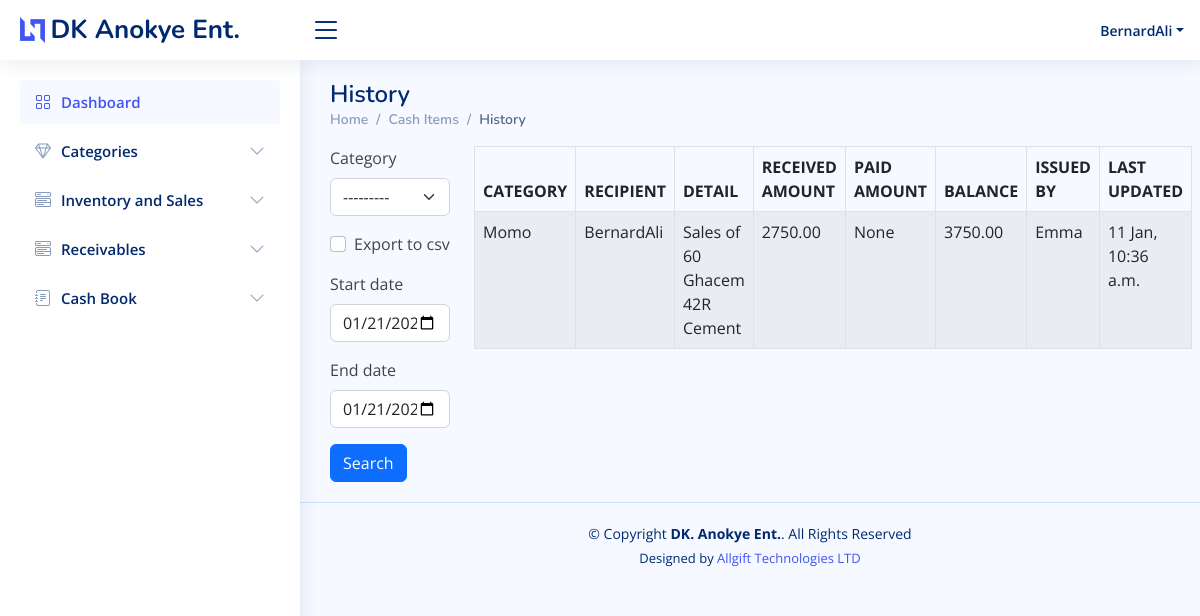
/cash_history/ (signed in), run on the app's committed database.
### core/models.py (models this page shows, shortened)
class CashHistory(models.Model):
    category = models.CharField(max_length=50, blank=True, null=True, choices=CASH_CHOICE)
    recipient = models.CharField(max_length=50, blank=True, null=True)
    detail = models.TextField(max_length=50, blank=True, null=True)
    created_on = models.DateTimeField(auto_now_add=True)
    amount_in = models.DecimalField(max_digits=10, decimal_places=2, blank=True, null=True)
    amount_out = models.DecimalField(max_digits=10, decimal_places=2, blank=True, null=True)
    impriest_level = models.DecimalField(max_digits=10, decimal_places=2, blank=True, null=True)
    balance = models.DecimalField(max_digits=10, decimal_places=2, blank=True, null=True)
    issue_by = models.CharField(max_length=50, blank=True, null=True)
    last_updated = models.DateTimeField(auto_now=True, blank=True, null=True)

### core/views.py (the view, shortened to what this page needs)
# urls.py: path('cash_history/', views.cash_history, name='cash_history'),
@login_required
def cash_history(request):
    header = 'CASH HISTORY'
    queryset = CashHistory.objects.all()
    form = CashHistorySearchForm(request.POST or None)
    context = {
        "header": header,
        "queryset": queryset,
        "form": form,
    }
    return render(request, "cash_history.html", context)

### core/forms.py
class CashHistorySearchForm(forms.ModelForm):
    export_to_CSV = forms.BooleanField(required=False)
    start_date = forms.DateTimeField(widget=forms.widgets.DateInput(attrs={'type': 'date'}),
                                     required=False, initial=timezone.now)
    end_date = forms.DateTimeField(widget=forms.widgets.DateInput(attrs={'type': 'date'}),
                                   required=False, initial=timezone.now)
    class Meta:
        model = Cash
        fields = ['category', 'export_to_CSV', 'start_date', 'end_date']

### templates/cash_history.html
{% extends 'base.html' %}
{% load crispy_forms_tags %}
{% block content %}
     <div class="pagetitle">
      <h1>History</h1>
      <nav>
        <ol class="breadcrumb">
          <li class="breadcrumb-item"><a href="{% url 'home' %}">Home</a></li>
          <li class="breadcrumb-item"><a href="{% url 'list_items' %}">Cash Items</a></li>
          <li class="breadcrumb-item active">History</li>
        </ol>
      </nav>
    </div>
     <section class="section dashboard">
         <div class="row">
        <div class="col-sm-2">
            <form method='POST' action=''>{% csrf_token %}
            {{form|crispy}}
            <input type="submit" value='Search' class="btn btn-primary mybutton"/>
        </form>
        </div>
        <br>
        <div class="col-sm-10">
            <div class="display_table">
        <table class='table table-bordered table-striped datatable table-hover'>
          <thead>
            <tr>
              <th>CATEGORY</th>
              <th>RECIPIENT</th>
              <th>DETAIL</th>
              <th>RECEIVED AMOUNT</th>
              <th>PAID AMOUNT</th>
              <th>BALANCE</th>
              <th>ISSUED BY</th>
              <th>LAST UPDATED</th>
            </tr>
          </thead>
        {% for instance in queryset %}
            <tr>
              <td>{{instance.category}}</td>
              <td>{{instance.recipient}}</td>
              <td>{{instance.detail}}</td>
              <td>{{instance.amount_in}}</td>
              <td>{{instance.amount_out}}</td>
              <td>{{instance.balance}}</td>
              <td>{{instance.issue_by}}</td>
              <td>{{instance.last_updated|date:"d M, h:i a"}}</td>
            </tr>
        {% endfor %}
      </table>
    </div>
        </div>
    </div>
    </section>
{% endblock content %}

### templates/base.html (shortened to what this page needs)
{% load static %}
<!DOCTYPE html>
<html lang="en">
<head>
  <link href="{% static 'assets/vendor/bootstrap/css/bootstrap.min.css' %}" rel="stylesheet">
  <link href="{% static 'assets/vendor/bootstrap-icons/bootstrap-icons.css' %}" rel="stylesheet">
  <link href="{% static 'assets/vendor/boxicons/css/boxicons.min.css' %}" rel="stylesheet">
  <link href="{% static 'assets/vendor/quill/quill.snow.css' %}" rel="stylesheet">
  <link href="{% static 'assets/vendor/quill/quill.bubble.css' %}" rel="stylesheet">
  <link href="{% static 'assets/vendor/remixicon/remixicon.css' %}" rel="stylesheet">
  <link href="{% static 'assets/vendor/simple-datatables/style.css' %}" rel="stylesheet">
  <link href="{% static 'assets/css/style.css' %}" rel="stylesheet">
</head>
<body>
  <header id="header" class="header fixed-top d-flex align-items-center">
    <div class="d-flex align-items-center justify-content-between">
      <a href="{% url 'home' %}" class="logo d-flex align-items-center">
        <img src="{% static 'assets/img/logo.png' %}" alt="">
        <span class="d-none d-lg-block">DK Anokye Ent.</span>
      </a>
      <i class="bi bi-list toggle-sidebar-btn"></i>
    </div>
    <nav class="header-nav ms-auto">
      <ul class="d-flex align-items-center">
        {% if request.user.is_authenticated %}
        <li class="nav-item dropdown pe-3">
          <a class="nav-link nav-profile d-flex align-items-center pe-0" href="#" data-bs-toggle="dropdown">
            <span class="d-none d-md-block dropdown-toggle ps-2">{{ user.username }}</span>
          </a>
        </li>
        {% endif %}
      </ul>
    </nav>
  </header>
  <aside id="sidebar" class="sidebar">
    <ul class="sidebar-nav" id="sidebar-nav">
      <li class="nav-item">
        <a class="nav-link " href="{% url 'home' %}">
          <i class="bi bi-grid"></i>
          <span>Dashboard</span>
        </a>
      </li>
        {% if request.user.is_authenticated and request.user.is_superuser %}
      <li class="nav-item">
        <a class="nav-link collapsed" data-bs-target="#icons-nav" data-bs-toggle="collapse" href="#">
          <i class="bi bi-gem"></i><span>Categories</span><i class="bi bi-chevron-down ms-auto"></i>
        </a>
      </li>
      {% endif %}
      <li class="nav-item">
        <a class="nav-link collapsed" data-bs-target="#components-nav" data-bs-toggle="collapse" href="#">
          <i class="bi bi-menu-button-wide"></i><span>Inventory and Sales</span><i class="bi bi-chevron-down ms-auto"></i>
        </a>
      </li>
      <li class="nav-item">
        <a class="nav-link collapsed" data-bs-target="#components-rec" data-bs-toggle="collapse" href="#">
          <i class="bi bi-menu-button-wide"></i><span>Receivables</span><i class="bi bi-chevron-down ms-auto"></i>
        </a>
      </li>
      {% if request.user.is_authenticated and request.user.is_superuser %}
      <li class="nav-item">
        <a class="nav-link collapsed" data-bs-target="#forms-nav" data-bs-toggle="collapse" href="#">
          <i class="bi bi-journal-text"></i><span>Cash Book</span><i class="bi bi-chevron-down ms-auto"></i>
        </a>
      </li>
      {% endif %}
    </ul>
  </aside>
  <main id="main" class="main">
      {% block content %}
      {% endblock content %}
  </main>
  <footer id="footer" class="footer">
    <div class="copyright">
      &copy; Copyright <strong><span>DK. Anokye Ent.</span></strong>. All Rights Reserved
    </div>
    <div class="credits">
      Designed by <a href="https://allgifttechnologies.com/">Allgift Technologies LTD</a>
    </div>
  </footer>
</body>
</html>

### static/assets/css/style.css (style rules this page uses)
:root { scroll-behavior: smooth; }
body { font-family: "Open Sans", sans-serif; background: #f6f9ff; color: #444444; }
a { color: #4154f1; text-decoration: none; }
h1, h2, h3, h4, h5, h6 { font-family: "Nunito", sans-serif; }
#main { margin-top: 60px; padding: 20px 30px; transition: all 0.3s; }
.pagetitle { margin-bottom: 10px; }
.pagetitle h1 { font-size: 24px; margin-bottom: 0; font-weight: 600; color: #012970; }
.breadcrumb { font-size: 14px; font-family: "Nunito", sans-serif; color: #899bbd; font-weight: 600; }
.breadcrumb a { color: #899bbd; transition: 0.3s; }
.breadcrumb .breadcrumb-item::before { color: #899bbd; }
.breadcrumb .active { color: #51678f; font-weight: 600; }
.logo { line-height: 1; }
@media (min-width: 1200px) { .logo { width: 280px; } }
.logo img { max-height: 26px; margin-right: 6px; }
.logo span { font-size: 26px; font-weight: 700; color: #012970; font-family: "Nunito", sans-serif; }
.header { transition: all 0.5s; z-index: 997; height: 60px; box-shadow: 0px 2px 20px rgba(1, 41, 112, 0.1); background-color: #fff; padding-left: 20px; }
.header .toggle-sidebar-btn { font-size: 32px; padding-left: 10px; cursor: pointer; color: #012970; }
.header-nav ul { list-style: none; }
.header-nav>ul { margin: 0; padding: 0; }
.header-nav .nav-profile { color: #012970; }
.header-nav .nav-profile span { font-size: 14px; font-weight: 600; }
.sidebar { position: fixed; top: 60px; left: 0; bottom: 0; width: 300px; z-index: 996; transition: all 0.3s; padding: 20px; overflow-y: auto; scrollbar-width: thin; scrollbar-color: #aab7cf transparent; box-shadow: 0px 0px 20px rgba(1, 41, 112, 0.1); background-color: #fff; }
@media (min-width: 1200px) { #main, #footer { margin-left: 300px; } }
.sidebar-nav { padding: 0; margin: 0; list-style: none; }
.sidebar-nav li { padding: 0; margin: 0; list-style: none; }
.sidebar-nav .nav-item { margin-bottom: 5px; }
.sidebar-nav .nav-link { display: flex; align-items: center; font-size: 15px; font-weight: 600; color: #4154f1; transition: 0.3; background: #f6f9ff; padding: 10px 15px; border-radius: 4px; }
.sidebar-nav .nav-link i { font-size: 16px; margin-right: 10px; color: #4154f1; }
.sidebar-nav .nav-link.collapsed { color: #012970; background: #fff; }
.sidebar-nav .nav-link.collapsed i { color: #899bbd; }
.sidebar-nav .nav-link .bi-chevron-down { margin-right: 0; transition: transform 0.2s ease-in-out; }
.footer { padding: 20px 0; font-size: 14px; transition: all 0.3s; border-top: 1px solid #cddfff; }
.footer .copyright { text-align: center; color: #012970; }
.footer .credits { padding-top: 5px; text-align: center; font-size: 13px; color: #012970; }

### data on the page
CashHistory: category "Momo", recipient "BernardAli", detail "Sales of 60 Ghacem 42R Cement", amount_in "2750.00", amount_out "None", balance "3750.00", issue_by "Emma", last_updated "11 Jan, 10:36 a.m."

### other printed values
{{ user.username }} "BernardAli"
